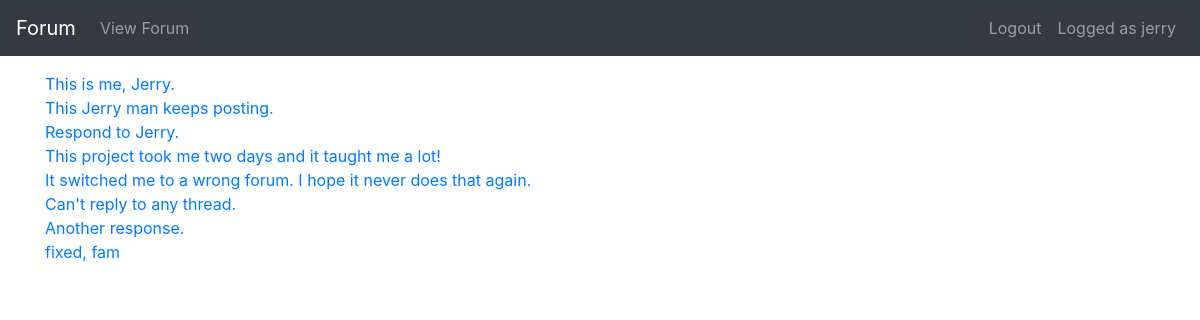
The page /forumapp/user/2 on the database as committed earlier.
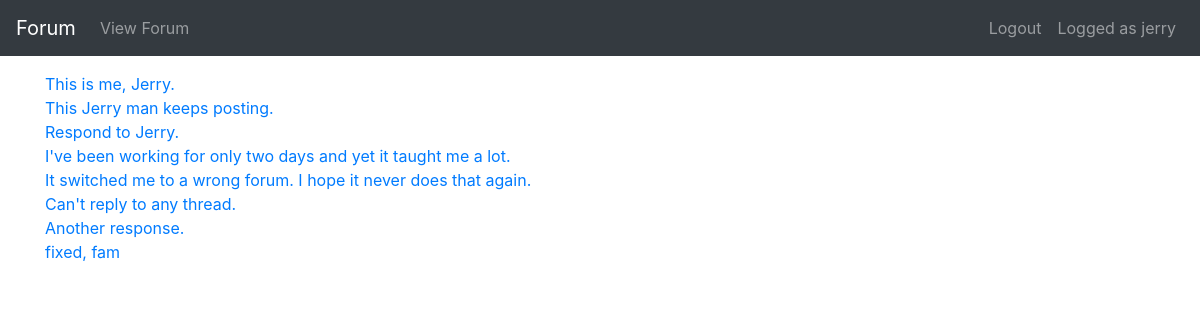
The same page on the database as committed later.
### forumapp/models.py (models this page shows)
class ThreadResponse(models.Model):
    thread = models.ForeignKey(Thread, null=True, on_delete=models.SET_NULL)
    created_datetime = models.DateTimeField(null=True)
    responder = models.ForeignKey(User, null=True, on_delete=models.SET_NULL)
    message = models.TextField(max_length=1000)
    def __str__(self):
        return self.message

### forumapp/views.py (the view)
def user_view(request, pk):
    user = User.objects.get(id=pk)
    user_responses = ThreadResponse.objects.filter(responder=pk) \
        .exclude(thread__isnull=True)
    return render(
        request,
        'forumapp/user_view.html',
        context={
            'user': user,
            'user_responses': user_responses
        }
    )

### forumapp/templates/forumapp/user_view.html
{% extends 'forumapp/base.html' %}
{% block content %}
{% for response in user_responses %}
<div>
<a href="{% url 'thread-view' response.thread.forum.id response.thread.id %}">{{ response }}</a>
</div>
{% endfor %}
{% endblock %}

Rows that differ between the two databases and show on the page:
changed ThreadResponse: message "This project took me two days and it taught me a lot!" → "I've been working for only two days and yet it taught me a lot."
